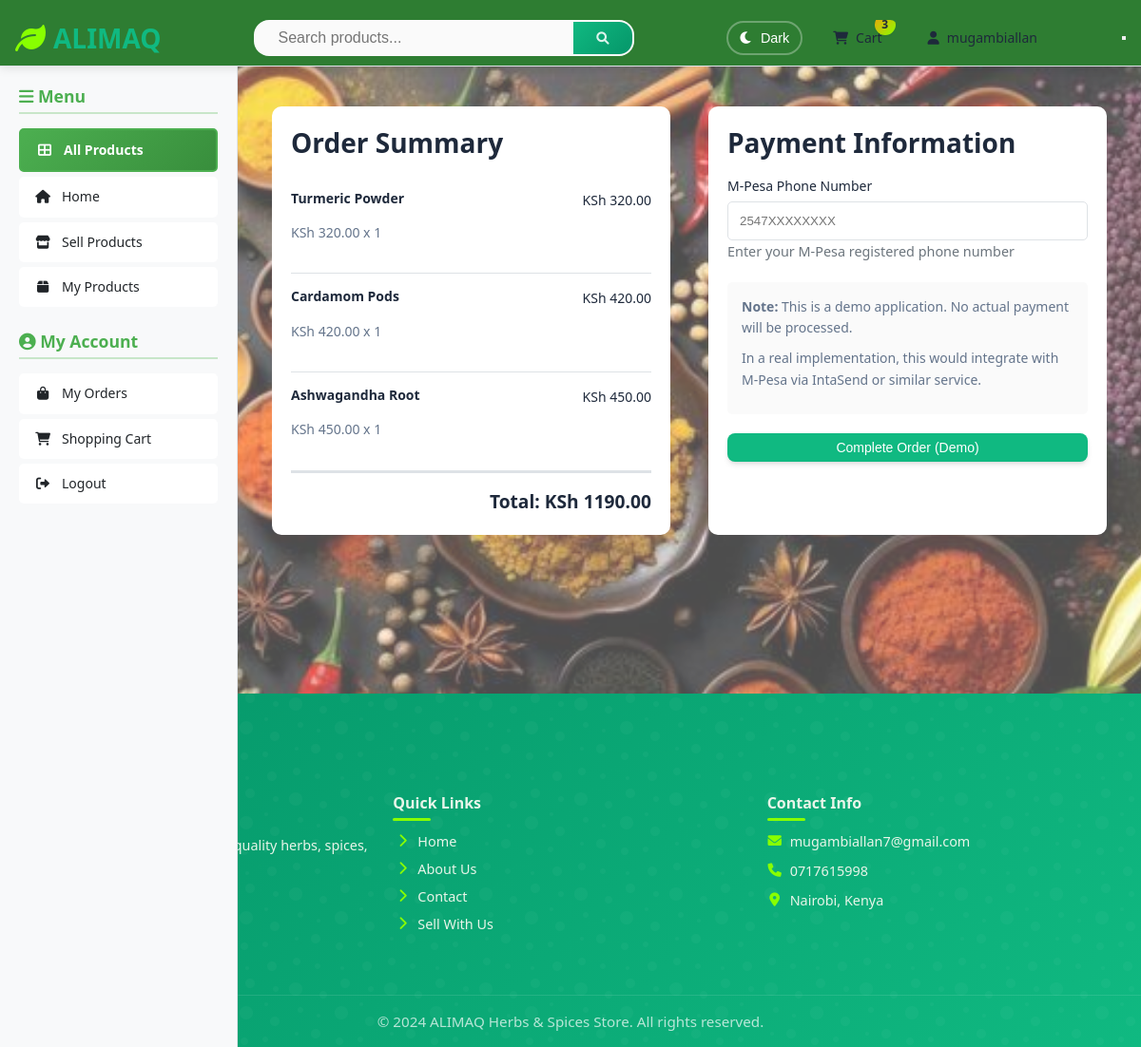
Page /checkout (signed in) on the committed database.
### app.py (models this page shows)
class User(UserMixin, db.Model):
    id = db.Column(db.Integer, primary_key=True)
    email = db.Column(db.String(100), unique=True, nullable=False)
    password = db.Column(db.String(255), nullable=False)
    name = db.Column(db.String(100), nullable=False)
    phone = db.Column(db.String(20), nullable=False)
    verified = db.Column(db.Boolean, default=False)
    is_seller = db.Column(db.Boolean, default=False)
    is_admin = db.Column(db.Boolean, default=False)
    created_at = db.Column(db.DateTime, default=datetime.utcnow)
    updated_at = db.Column(db.DateTime, default=datetime.utcnow, onupdate=datetime.utcnow)

class Cart(db.Model):
    id = db.Column(db.Integer, primary_key=True)
    user_id = db.Column(db.Integer, db.ForeignKey('user.id'), nullable=False)
    product_id = db.Column(db.Integer, db.ForeignKey('product.id'), nullable=False)
    quantity = db.Column(db.Integer, default=1, nullable=False)
    created_at = db.Column(db.DateTime, default=datetime.utcnow)
    user = db.relationship('User', backref=db.backref('cart_items', lazy=True))
    product = db.relationship('Product', backref=db.backref('in_carts', lazy=True))

class Product(db.Model):
    id = db.Column(db.Integer, primary_key=True)
    name = db.Column(db.String(100), nullable=False)
    description = db.Column(db.Text, nullable=False)
    price = db.Column(db.Float, nullable=False)
    category = db.Column(db.String(50), nullable=False)
    image_url = db.Column(db.String(255), default='default-product.jpg')
    stock = db.Column(db.Integer, default=0)
    seller_id = db.Column(db.Integer, db.ForeignKey('user.id'), nullable=False)
    featured = db.Column(db.Boolean, default=False)
    active = db.Column(db.Boolean, default=True)
    created_at = db.Column(db.DateTime, default=datetime.utcnow)
    updated_at = db.Column(db.DateTime, default=datetime.utcnow, onupdate=datetime.utcnow)
    seller = db.relationship('User', backref=db.backref('products', lazy=True))

### app.py (the view, shortened to what this page needs)
@app.route('/checkout', methods=['GET', 'POST'])
@login_required
def checkout():
    cart_items = Cart.query.filter_by(user_id=current_user.id).all()
    if not cart_items:
        flash('Your cart is empty.', 'warning')
        return redirect(url_for('cart'))
    for item in cart_items:
        if item.quantity > item.product.stock:
            flash(f'Only {item.product.stock} {item.product.name} available. Please update your cart.', 'danger')
            return redirect(url_for('cart'))
    total = sum(item.product.price * item.quantity for item in cart_items)
    form = CheckoutForm()
    return render_template('checkout.html', form=form, cart_items=cart_items, total=total)

### app.py
class CheckoutForm(FlaskForm):
    phone_number = StringField('M-Pesa Phone Number', validators=[DataRequired(), Length(min=10, max=15)])
    shipping_address = TextAreaField('Shipping Address', validators=[DataRequired()])
    notes = TextAreaField('Order Notes (Optional)')
    submit = SubmitField('Complete Order')

### app.py (called while the page is built)
@login_manager.user_loader
def load_user(user_id):
    return db.session.get(User, int(user_id))

### templates/checkout.html (shortened to what this page needs)
{% extends "base.html" %}
{% block content %}
<div class="container">
    <h1>Checkout</h1>
    <div class="checkout-container">
        <div class="checkout-items">
            <h3>Order Summary</h3>
            {% for item in cart_items %}
            <div class="checkout-item">
                <div class="item-info">
                    <h4>{{ item.product.name }}</h4>
                    <p>KSh {{ "%.2f"|format(item.product.price) }} x {{ item.quantity }}</p>
                </div>
                <div class="item-total">
                    KSh {{ "%.2f"|format(item.product.price * item.quantity) }}
                </div>
            </div>
            {% endfor %}
            <div class="checkout-total">
                <strong>Total: KSh {{ "%.2f"|format(total) }}</strong>
            </div>
        </div>
        <div class="checkout-form">
            <h3>Payment Information</h3>
            <form method="POST">
                <div class="form-group">
                    <label for="phone_number">M-Pesa Phone Number</label>
                    <input type="tel" id="phone_number" name="phone_number"
                           placeholder="2547XXXXXXXX" required>
                    <small>Enter your M-Pesa registered phone number</small>
                </div>
                <div class="payment-note">
                    <p><strong>Note:</strong> This is a demo application. No actual payment will be processed.</p>
                    <p>In a real implementation, this would integrate with M-Pesa via IntaSend or similar service.</p>
                </div>
                <button type="submit" class="btn btn-primary btn-block">
                    Complete Order (Demo)
                </button>
            </form>
        </div>
    </div>
</div>
{% endblock %}

### templates/base.html (shortened to what this page needs)
<!DOCTYPE html>
<html lang="en" data-theme="{{ 'dark' if session.get('dark_mode') else 'light' }}">
<head>
    <link rel="stylesheet" href="{{ url_for('static', filename='css/main.css') }}">
    <link rel="stylesheet" href="https://cdnjs.cloudflare.com/ajax/libs/font-awesome/6.0.0/css/all.min.css">
</head>
<body>
    <div class="background-container">
    </div>
    <div class="main-content-area">
        <nav class="navbar">
            <div class="nav-container">
                <div class="nav-logo">
                    <a href="{{ url_for('index') }}">
                        <i class="fas fa-leaf"></i>
                        ALIMAQ
                    </a>
                </div>
                <div class="nav-search">
                    <form action="{{ url_for('index') }}" method="GET" class="search-form">
                        <input type="text" name="search" placeholder="Search products..." value="{{ request.args.get('search', '') }}">
                        <button type="submit" title="Search" aria-label="Search">
                            <i class="fas fa-search" aria-hidden="true"></i>
                        </button>
                    </form>
                </div>
                <div class="nav-menu">
                    <button class="theme-toggle" onclick="toggleDarkMode()" title="Toggle Dark Mode">
                        <i class="fas theme-icon {{ 'fa-sun' if session.get('dark_mode') else 'fa-moon' }}"></i>
                        <span class="theme-text">{{ 'Light' if session.get('dark_mode') else 'Dark' }}</span>
                    </button>
                    {% if current_user.is_authenticated %}
                        <a href="{{ url_for('cart') }}" class="nav-link cart-link">
                            <i class="fas fa-shopping-cart"></i> Cart
                            <span class="cart-count" id="cartCount">
                                {{ current_user.cart_items|length if current_user.cart_items else 0 }}
                            </span>
                        </a>
                        <div class="nav-dropdown">
                            <a href="#" class="nav-link">
                                <i class="fas fa-user"></i> {{ current_user.name }}
                            </a>
                        </div>
                    {% endif %}
                </div>
                <button class="mobile-nav-toggle" id="mobileNavToggle" title="Open mobile navigation menu" aria-label="Open mobile navigation menu">
                </button>
            </div>
        </nav>
        <aside class="sidebar" id="sidebar">
            <div class="sidebar-section">
                <h3><i class="fas fa-bars"></i> Menu</h3>
                <a href="{{ url_for('index') }}" class="sidebar-link all-products active-category">
                    <i class="fas fa-th-large"></i> All Products
                </a>
                <a href="{{ url_for('index') }}" class="sidebar-link">
                    <i class="fas fa-home"></i> Home
                </a>
                {% if current_user.is_authenticated %}
                    <a href="{{ url_for('sell') }}" class="sidebar-link">
                        <i class="fas fa-store"></i> Sell Products
                    </a>
                    <a href="{{ url_for('my_products') }}" class="sidebar-link">
                        <i class="fas fa-box"></i> My Products
                    </a>
                {% endif %}
            </div>
            {% if current_user.is_authenticated %}
            <div class="sidebar-section">
                <h3><i class="fas fa-user-circle"></i> My Account</h3>
                <a href="{{ url_for('user_orders') }}" class="sidebar-link">
                    <i class="fas fa-shopping-bag"></i> My Orders
                </a>
                <a href="{{ url_for('cart') }}" class="sidebar-link">
                    <i class="fas fa-shopping-cart"></i> Shopping Cart
                </a>
                <a href="{{ url_for('logout') }}" class="sidebar-link">
                    <i class="fas fa-sign-out-alt"></i> Logout
                </a>
            </div>
            {% endif %}
        </aside>
        <div class="app-container">
            <div class="main-content-wrapper" id="mainContent">
                <div class="flash-messages">
                </div>
                <main class="main-content">
                    {% block content %}{% endblock %}
                </main>
            </div>
        </div>
        <footer class="footer">
            <div class="footer-content">
                <div class="footer-section">
                    <h3> ALIMAQ</h3>
                    <p>Your trusted source for premium quality herbs, spices, and wellness products.</p>
                    <div class="footer-social">
                        <a href="#" class="social-link" aria-label="Facebook"></a>
                        <a href="#" class="social-link" aria-label="Twitter"></a>
                        <a href="#" class="social-link" aria-label="Instagram"></a>
                        <a href="#" class="social-link" aria-label="WhatsApp"></a>
                    </div>
                </div>
                <div class="footer-section">
                    <h4>Quick Links</h4>
                    <a href="{{ url_for('index') }}"><i class="fas fa-chevron-right"></i> Home</a>
                    <a href="#"><i class="fas fa-chevron-right"></i> About Us</a>
                    <a href="#"><i class="fas fa-chevron-right"></i> Contact</a>
                    <a href="{{ url_for('sell') }}"><i class="fas fa-chevron-right"></i> Sell With Us</a>
                </div>
                <div class="footer-section">
                    <h4>Contact Info</h4>
                    <div class="contact-info">
                        <div class="contact-item">
                            <i class="fas fa-envelope"></i>
                            <span>mugambiallan7@gmail.com</span>
                        </div>
                        <div class="contact-item">
                            <i class="fas fa-phone"></i>
                            <span>0717615998</span>
                        </div>
                        <div class="contact-item">
                            <i class="fas fa-map-marker-alt"></i>
                            <span>Nairobi, Kenya</span>
                        </div>
                    </div>
                </div>
            </div>
            <div class="footer-bottom">
                <p>&copy; 2024 ALIMAQ Herbs & Spices Store. All rights reserved.</p>
            </div>
        </footer>
    </div>
</body>
</html>

### templates/checkout.html (style rules this page uses)
.checkout-container { display: grid; grid-template-columns: 1fr 1fr; gap: 40px; margin-top: 30px; }
.checkout-items { background: var(--card-bg); padding: 20px; border-radius: 10px; box-shadow: var(--shadow); }
.checkout-item { display: flex; justify-content: space-between; padding: 15px 0; border-bottom: 1px solid var(--border-color); }
.checkout-total { text-align: right; padding-top: 15px; border-top: 2px solid var(--border-color); font-size: 1.2rem; }
.checkout-form { background: var(--card-bg); padding: 20px; border-radius: 10px; box-shadow: var(--shadow); }
.form-group { margin-bottom: 20px; }
.form-group label { display: block; margin-bottom: 5px; font-weight: 500; }
.form-group input { width: 100%; padding: 12px; border: 1px solid var(--border-color); border-radius: 5px; background: var(--background); color: var(--text-primary); }
.form-group small { color: var(--text-secondary); font-size: 0.9rem; }
.payment-note { background: var(--background-alt); padding: 15px; border-radius: 5px; margin-bottom: 20px; border-left: 4px solid var(--accent-color); }
.payment-note p { margin-bottom: 10px; }
.btn-block { width: 100%; justify-content: center; }

### rows in the picture
User: name "mugambiallan"
Cart: product.name "Turmeric Powder", quantity "1"
Product: product.price "320.00", item.product.price*item.quantity "320.00"
Cart: product.name "Cardamom Pods", quantity "1"
Product: product.price "420.00", item.product.price*item.quantity "420.00"
Cart: product.name "Ashwagandha Root", quantity "1"
Product: product.price "450.00", item.product.price*item.quantity "450.00"

### other values in the picture
{{ 'Light' if session.get('dark_mode') else 'Dark' }} "Dark"
{{ current_user.cart_items|length if current_user.cart_items else 0 }} "3"
{{ "%.2f"|format(total) }} "1190.00"
